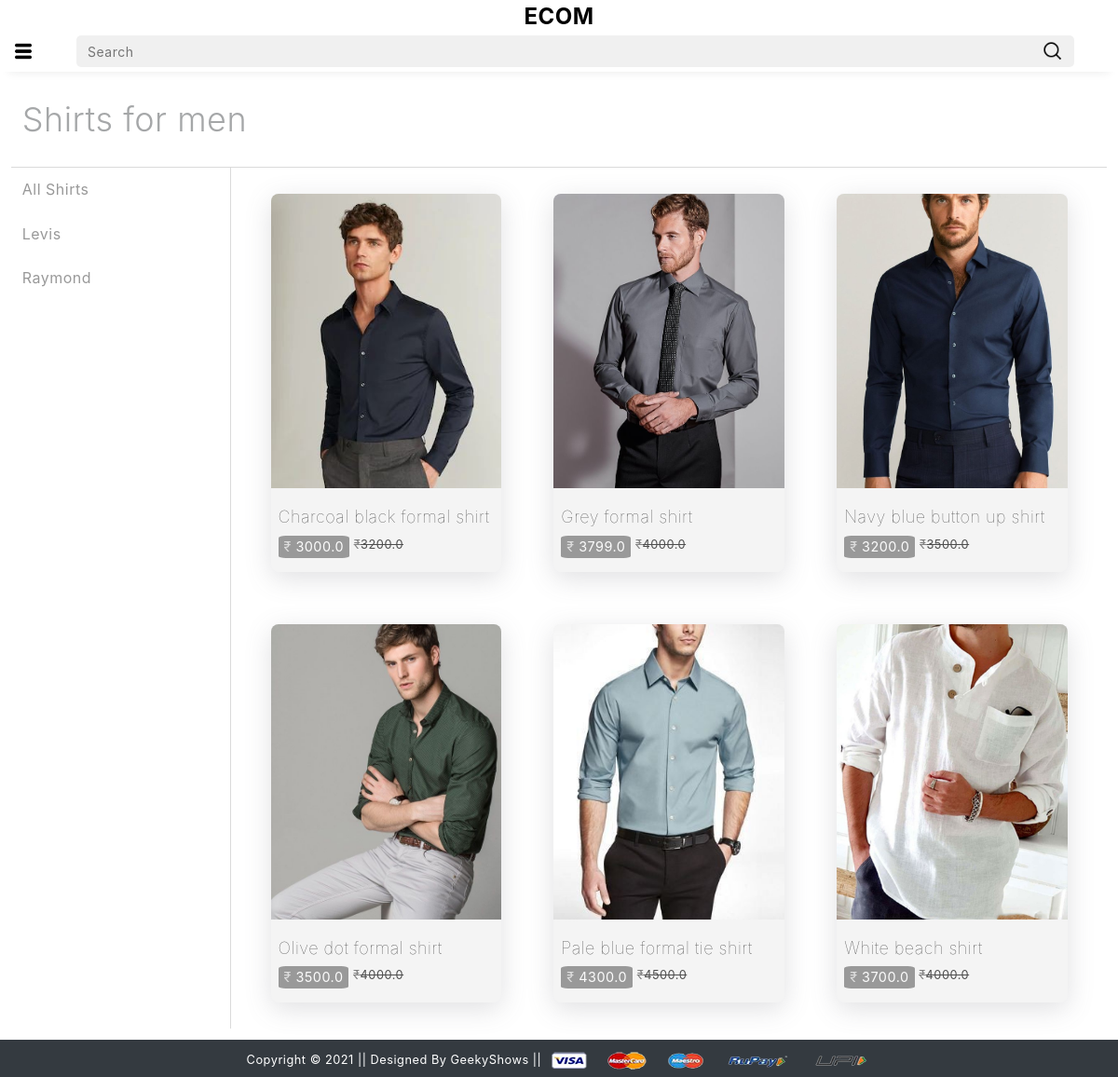
Page /mshirts/ on the committed database.
### app/models.py (models this page shows)
class Product(models.Model):
    title=models.CharField(max_length=100)
    selling_price=models.FloatField()
    discounted_price=models.FloatField()
    description=models.TextField()
    brand=models.CharField(max_length=100)
    category=models.CharField(choices=CATEGORY_CHOICES,max_length=3)
    product_image=models.ImageField(upload_to='productimg')

### app/views.py (the view)
# urls.py: path('mshirts/', views.mshirts, name='mshirts'),
def mshirts(request,data=None):
    if data == None:
        mshirts = Product.objects.filter(category='MS')
    elif data == 'Levis' or data == 'Raymond':
        mshirts = Product.objects.filter(category='MS').filter(brand=data)
    return render(request, 'app/mshirts.html',{'mshirts':mshirts})

### app/templates/app/mshirts.html (shortened to what this page needs)
{% extends 'app/base.html' %}
{% load static %}
{% block main-content %}
<div class="all-products-main">
    <div class="all-products-header">Shirts for men</div>
    <div class="all-products-body">
      <div class="all-filters">
        <a
          href="{% url 'wdress'%}"
          class=""
          >All Shirts</a
        >
        <a
          href="{% url 'wdressdata' 'Levis' %}"
          class=""
          >Levis</a
        >
        <a
          href="{% url 'wdressdata' 'Raymond' %}"
          class=""
          >Raymond</a
        >
      </div>
      <div class="all-items">
        {% for product in mshirts %}
        <a class="each-slide-item" href="{% url 'product-detail' product.id %}">
          <div class="slide-item-img">
            <img src="{{product.product_image.url}}" alt="not found" />
          </div>
          <div class="slide-item-details">
            <div class="slide-item-title light w-100">
              {{product.title}}
            </div>
            <div class="slide-item-price-outer">
              <div class="slide-item-price light">
                <span class="light">&#8377;</span> {{product.discounted_price}}
              </div>
              <small class="light">
                <span class="light">&#8377;</span>{{product.selling_price}}
              </small>
            </div>
          </div>
        </a>
        {% endfor %}
      </div>
    </div>
  </div>
{% endblock main-content %}

### app/static/app/css/style.css (style rules this page uses)
* { user-select: none; letter-spacing: 0.5px; font-weight: 400; }
.w-100 { font-weight: 100; }
div > a { text-decoration: none; color: black; }
.each-slide-item { display: flex; flex-direction: column; background-color: rgba(128, 128, 128, 0.091); aspect-ratio: 1/1.6; border-radius: 8px; justify-content: space-between; gap: 10px; }
.slide-item-img { border-top-left-radius: 8px; border-top-right-radius: 8px; height: 80%; }
.slide-item-img > img { border-top-left-radius: 8px; border-top-right-radius: 8px; object-fit: cover; height: 100%; width: 100%; }
.slide-item-details { height: 20%; display: flex; flex-direction: column; justify-content: space-evenly; padding: 0px 8px 8px 8px; }
.slide-item-price { font-size: 4vw; background-color: rgba(0, 0, 0, 0.548); width: max-content; color: white; padding: 0.05vw 1.3vw 0.1vw 1.3vw; border-radius: 10%; }
.slide-item-title { font-size: 5vw; color: black; width: 100%; overflow: hidden; white-space: nowrap; text-overflow: ellipsis; }
.all-products-main { display: flex; flex-direction: column; gap: 1vw; padding: 1%; }
.all-products-header { font-weight: 300; font-size: 6vw; display: flex; align-items: center; height: 100%; padding: 1%; opacity: 0.4; }
.all-products-body { display: flex; flex-direction: column; height: 100%; width: 100%; align-items: center; }
.all-filters { display: flex; flex-direction: column; width: 100%; height: 100%; border-top: 0.5px solid rgba(0, 0, 0, 0.144); border-bottom: 0.5px solid rgba(0, 0, 0, 0.144); }
.all-filters > a { padding: 3%; transition: 0.2s ease-in-out; opacity: 0.4; }
.all-items { width: 80%; height: 100%; display: flex; flex-wrap: wrap; align-items: center; justify-content: center; }
.all-items > .each-slide-item { margin: 10% auto; transition: 0.3s ease-in-out; box-shadow: rgba(100, 100, 111, 0.2) 0px 7px 29px 0px; }
.slide-item-price-outer { width: 100%; display: flex; flex-direction: row; gap: 2%; }
.slide-item-price-outer > small { text-decoration: line-through; }
.mrp, .light { opacity: 0.68; }
@media (min-width: 400px) { .slide-item-price { font-size: 2.2vw; padding: 0.05vw 1vw 0.1vw 1vw; } }
@media (min-width: 400px) { .slide-item-title { font-size: 2.5vw; } }
@media (min-width: 400px) { .all-products-header { font-size: 5vw; } }
@media (min-width: 400px) { .all-items > .each-slide-item > .slide-item-details > .slide-item-price-outer > .slide-item-price { font-size: 4vw; padding: 0.05vw 1.3vw 0.1vw 1.3vw; } }
@media (min-width: 400px) { .all-items > .each-slide-item > .slide-item-details > .slide-item-title { font-size: 5vw; } }
@media (min-width: 600px) { .all-items > .each-slide-item > .slide-item-details > .slide-item-price-outer > .slide-item-price, .slide-item-price { font-size: 1.6vw; padding: 0.05vw 0.8vw 0.1vw 0.8vw; } }
@media (min-width: 600px) { .all-items > .each-slide-item > .slide-item-details > .slide-item-title, .slide-item-title { font-size: 1.8vw; } }
@media (min-width: 600px) { .all-products-header { font-size: 4vw; } }
@media (min-width: 600px) { .all-products-body { flex-direction: row; align-items: flex-start; } }
@media (min-width: 600px) { .all-filters { width: 20%; border-bottom: 0px; } }
@media (min-width: 600px) { .all-filters > a { padding: 5%; } }
@media (min-width: 600px) { .all-items { border-top: 0.5px solid rgba(0, 0, 0, 0.144); border-left: 0.5px solid rgba(0, 0, 0, 0.144); } }
@media (min-width: 600px) { .all-items > .each-slide-item { width: 40%; margin: 5% 5%; } }
@media (min-width: 1000px) { .all-items > .each-slide-item > .slide-item-details > .slide-item-price-outer > .slide-item-price, .slide-item-price { font-size: 1.2vw; padding: 0.05vw 0.5vw 0.1vw 0.5vw; } }
@media (min-width: 1000px) { .all-items > .each-slide-item > .slide-item-details > .slide-item-title, .slide-item-title { font-size: 1.5vw; } }
@media (min-width: 1000px) { .all-products-header { font-size: 3vw; } }
@media (min-width: 1000px) { .all-items > .each-slide-item { width: 26.33%; margin: 3% 3%; } }

### rows in the picture
Product: product_image (picture), title "Charcoal black formal shirt", discounted_price "3000.0", selling_price "3200.0"
Product: product_image (picture), title "Grey formal shirt", discounted_price "3799.0", selling_price "4000.0"
Product: product_image (picture), title "Navy blue button up shirt", discounted_price "3200.0", selling_price "3500.0"
Product: product_image (picture), title "Olive dot formal shirt", discounted_price "3500.0", selling_price "4000.0"
Product: product_image (picture), title "Pale blue formal tie shirt", discounted_price "4300.0", selling_price "4500.0"
Product: product_image (picture), title "White beach shirt", discounted_price "3700.0", selling_price "4000.0"
